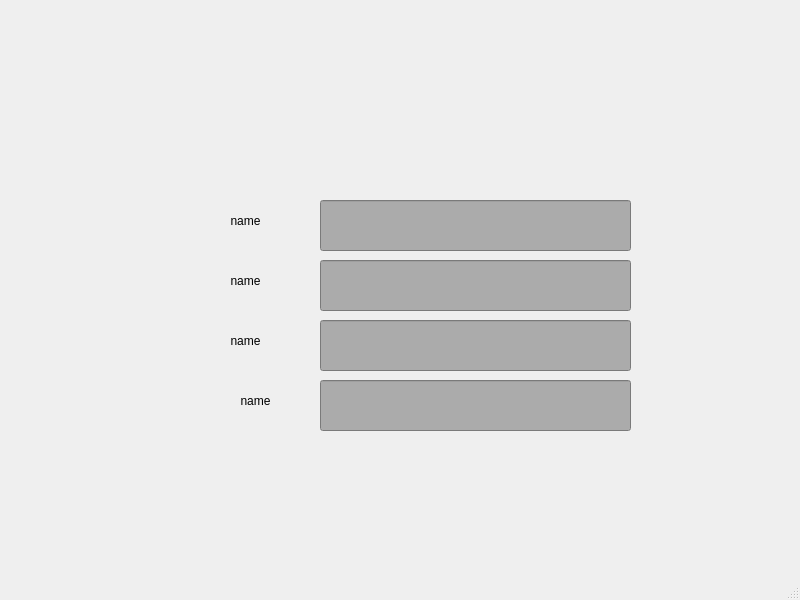
<?xml version="1.0" encoding="UTF-8"?>
<ui version="4.0">
 <class>MainWindow</class>
 <widget class="QMainWindow" name="MainWindow">
  <property name="geometry">
   <rect>
    <x>0</x>
    <y>0</y>
    <width>800</width>
    <height>600</height>
   </rect>
  </property>
  <property name="windowTitle">
   <string>MainWindow</string>
  </property>
  <widget class="QWidget" name="centralwidget">
   <widget class="QLineEdit" name="lineEdit">
    <property name="geometry">
     <rect>
      <x>320</x>
      <y>200</y>
      <width>311</width>
      <height>51</height>
     </rect>
    </property>
    <property name="styleSheet">
     <string notr="true">background-color: rgb(171, 171, 171);</string>
    </property>
   </widget>
   <widget class="QLineEdit" name="lineEdit_2">
    <property name="geometry">
     <rect>
      <x>320</x>
      <y>260</y>
      <width>311</width>
      <height>51</height>
     </rect>
    </property>
    <property name="styleSheet">
     <string notr="true">background-color: rgb(171, 171, 171);</string>
    </property>
   </widget>
   <widget class="QLineEdit" name="lineEdit_3">
    <property name="geometry">
     <rect>
      <x>320</x>
      <y>380</y>
      <width>311</width>
      <height>51</height>
     </rect>
    </property>
    <property name="styleSheet">
     <string notr="true">background-color: rgb(171, 171, 171);</string>
    </property>
   </widget>
   <widget class="QLineEdit" name="lineEdit_4">
    <property name="geometry">
     <rect>
      <x>320</x>
      <y>320</y>
      <width>311</width>
      <height>51</height>
     </rect>
    </property>
    <property name="styleSheet">
     <string notr="true">background-color: rgb(171, 171, 171);</string>
    </property>
   </widget>
   <widget class="QLabel" name="name">
    <property name="geometry">
     <rect>
      <x>200</x>
      <y>200</y>
      <width>91</width>
      <height>41</height>
     </rect>
    </property>
    <property name="layoutDirection">
     <enum>Qt::LeftToRight</enum>
    </property>
    <property name="styleSheet">
     <string notr="true">font: 75 28pt &quot;Agency FB&quot;;</string>
    </property>
    <property name="text">
     <string>name</string>
    </property>
    <property name="alignment">
     <set>Qt::AlignCenter</set>
    </property>
   </widget>
   <widget class="QLabel" name="name_2">
    <property name="geometry">
     <rect>
      <x>200</x>
      <y>260</y>
      <width>91</width>
      <height>41</height>
     </rect>
    </property>
    <property name="layoutDirection">
     <enum>Qt::LeftToRight</enum>
    </property>
    <property name="styleSheet">
     <string notr="true">font: 75 28pt &quot;Agency FB&quot;;</string>
    </property>
    <property name="text">
     <string>name</string>
    </property>
    <property name="alignment">
     <set>Qt::AlignCenter</set>
    </property>
   </widget>
   <widget class="QLabel" name="name_3">
    <property name="geometry">
     <rect>
      <x>200</x>
      <y>320</y>
      <width>91</width>
      <height>41</height>
     </rect>
    </property>
    <property name="layoutDirection">
     <enum>Qt::LeftToRight</enum>
    </property>
    <property name="styleSheet">
     <string notr="true">font: 75 28pt &quot;Agency FB&quot;;</string>
    </property>
    <property name="text">
     <string>name</string>
    </property>
    <property name="alignment">
     <set>Qt::AlignCenter</set>
    </property>
   </widget>
   <widget class="QLabel" name="name_4">
    <property name="geometry">
     <rect>
      <x>210</x>
      <y>380</y>
      <width>91</width>
      <height>41</height>
     </rect>
    </property>
    <property name="layoutDirection">
     <enum>Qt::LeftToRight</enum>
    </property>
    <property name="styleSheet">
     <string notr="true">font: 75 28pt &quot;Agency FB&quot;;</string>
    </property>
    <property name="text">
     <string>name</string>
    </property>
    <property name="alignment">
     <set>Qt::AlignCenter</set>
    </property>
   </widget>
  </widget>
  <widget class="QMenuBar" name="menubar">
   <property name="geometry">
    <rect>
     <x>0</x>
     <y>0</y>
     <width>800</width>
     <height>26</height>
    </rect>
   </property>
  </widget>
  <widget class="QStatusBar" name="statusbar"/>
 </widget>
 <resources/>
 <connections/>
</ui>
